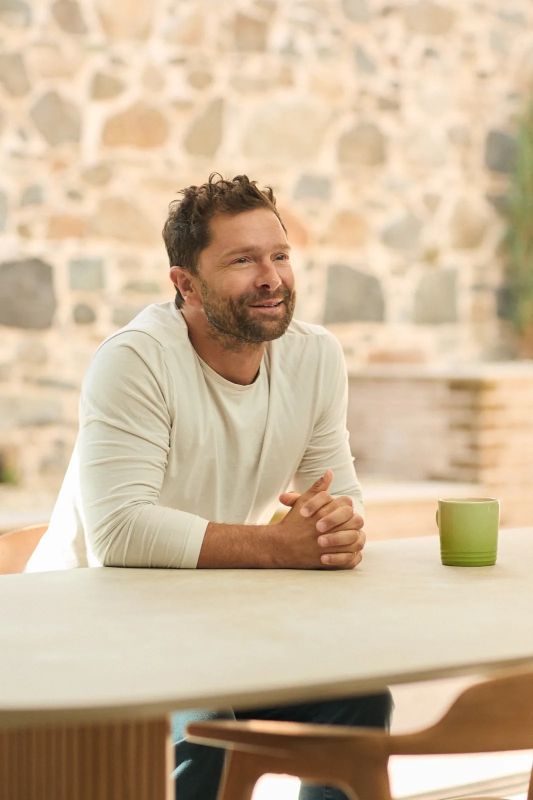
#> input picture assets/photos/al-mitchell-portrait.webp, 1066 x 1600 px (shown at 1/2 size)
$ python tk-compare.py ../../assets/photos/al-mitchell-portrait.webp ../../assets/photos/ed-profile.webp ../../assets/photos/ed-profile.webp
#> lines starting #> are read from the running program, lines starting #| are printed output that depends on the picture; after the words box and inside, x2 and y2 are one past the last pixel; in counts of white or black regions, pixels touching at a corner belong together
#!/usr/bin/env python3
"""Compare a rendered TEKEX design with the Figma frame it was rebuilt from.
    python3 tools/qa/tk-compare.py mine.png figma.png out.png [--mask x,y,w,h ...]
Writes one sheet: Figma | mine | the two laid over each other (Figma in red, mine in blue: purple where they agree), and
prints how many pixels differ, ignoring any masked boxes (photos that are meant to differ)."""
import sys
from PIL import Image, ImageChops, ImageDraw
a, f, out = sys.argv[1], sys.argv[2], sys.argv[3]
masks = [tuple(float(v) for v in m.split(',')) for m in sys.argv[sys.argv.index('--mask') + 1:]] if '--mask' in sys.argv else []
mine = Image.open(a).convert('RGB'); fig = Image.open(f).convert('RGB').resize(mine.size, Image.LANCZOS)
#> further down, mine is the input picture: PIL image 1066x1600 RGB; mean R, G, B 206, 184.6, 156.8
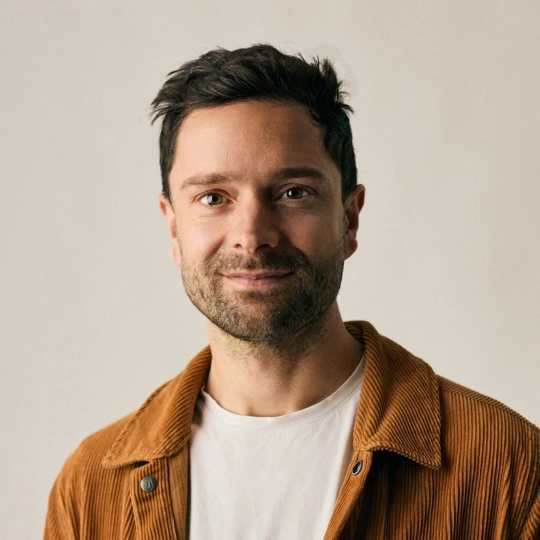
#> input picture assets/photos/ed-profile.webp, 1080 x 1080 px (shown at 1/2 size)
#> after `fig = Image.open(f).convert('RGB').resize(mine.size, Image.LANCZOS)`:
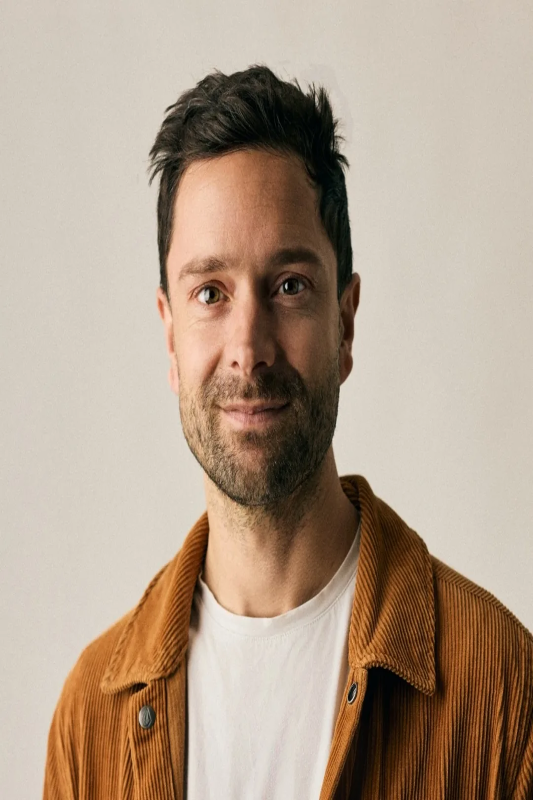
#> fig: PIL image 1066x1600 RGB (shown at 1/2 size); mean R, G, B 177.1, 157.9, 139.7
gm, gf = mine.convert('L'), fig.convert('L')
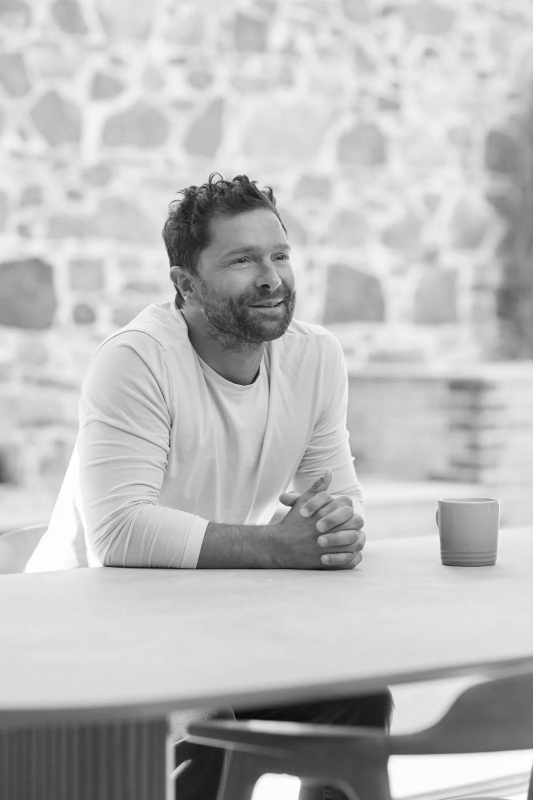
#> gm: PIL image 1066x1600 L (shown at 1/2 size); min 8, max 255, mean 187.8
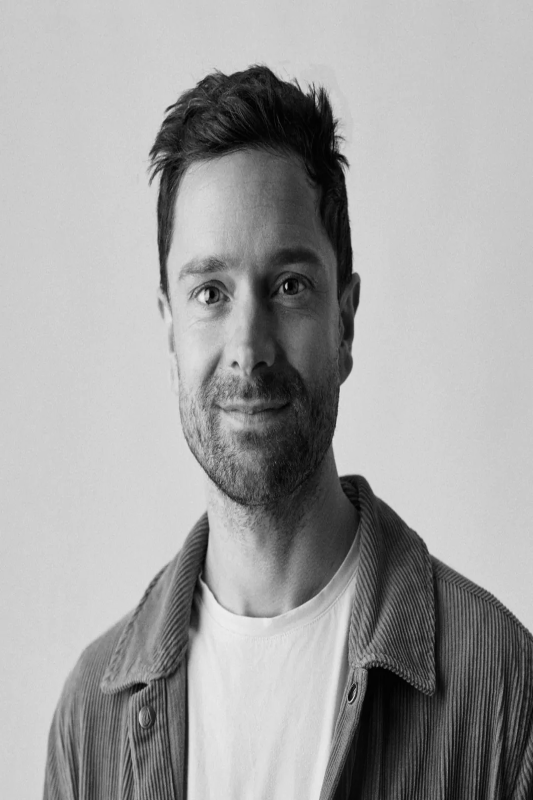
#> gf: PIL image 1066x1600 L (shown at 1/2 size); min 0, max 245, mean 161.6
over = Image.merge('RGB', (gf.point(lambda v: 255 - v), Image.new('L', mine.size, 0), gm.point(lambda v: 255 - v)))
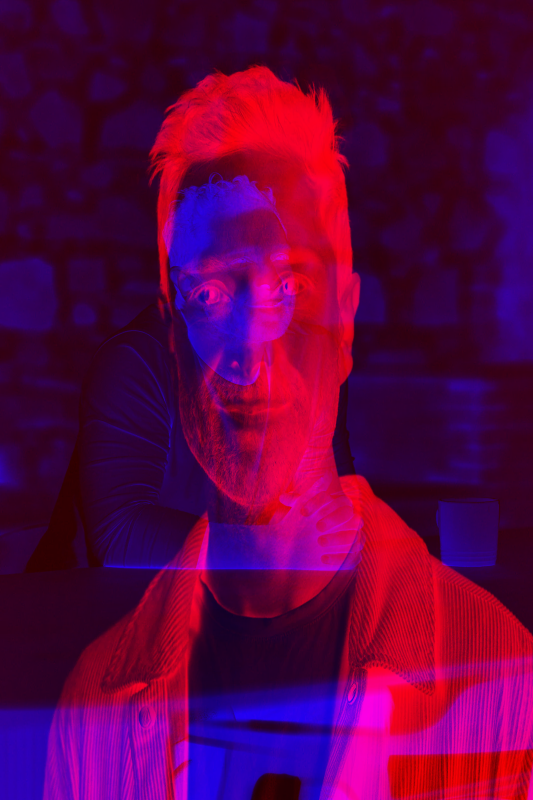
#> over: PIL image 1066x1600 RGB (shown at 1/2 size); mean R, G, B 93.4, 0, 67.2
diff = ImageChops.difference(gm, gf).point(lambda v: 255 if v > 48 else 0)
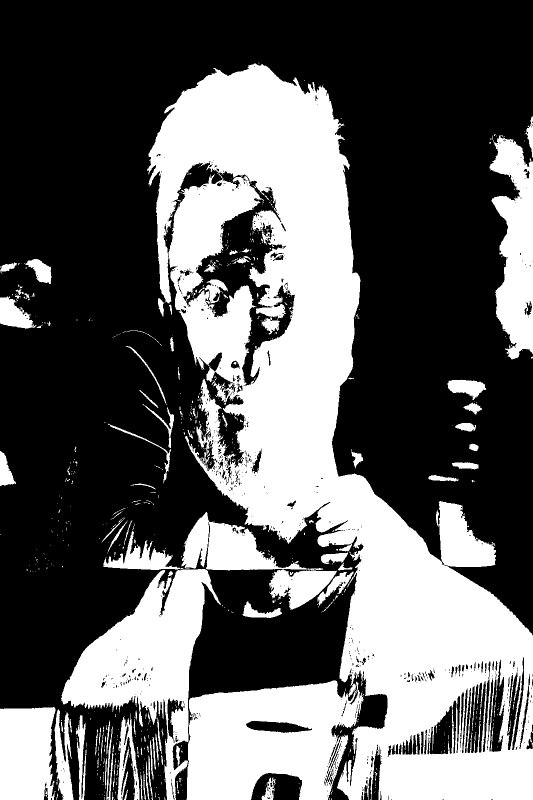
#> diff: PIL image 1066x1600 L (shown at 1/2 size); 37.3% white; 729 white regions (614 under 20 px), largest, box (x1, y1, x2, y2) and area: (294, 127, 1066, 1600) 416871, (373, 1361, 727, 1600) 61232, (122, 1138, 442, 1600) 53957
for (x, y, w, h) in masks:
    ImageDraw.Draw(diff).rectangle([x, y, x + w, y + h], fill=0)
n = sum(1 for v in diff.getdata() if v)
#> n = 635818
W, H = mine.size; s = 520 / max(W, H)
#> after `W, H = mine.size`: W = 1066; H = 1600
#> after `s = 520 / max(W, H)`: s = 0.325
sheet = Image.new('RGB', (int(W * s) * 3 + 20, int(H * s)), (40, 40, 40))
#> sheet: PIL image 1058x520 RGB; every value is 40
for i, im in enumerate([fig, mine, over]): sheet.paste(im.resize((int(W * s), int(H * s)), Image.LANCZOS), (i * (int(W * s) + 10), 0))
#> this loop made 3 passes
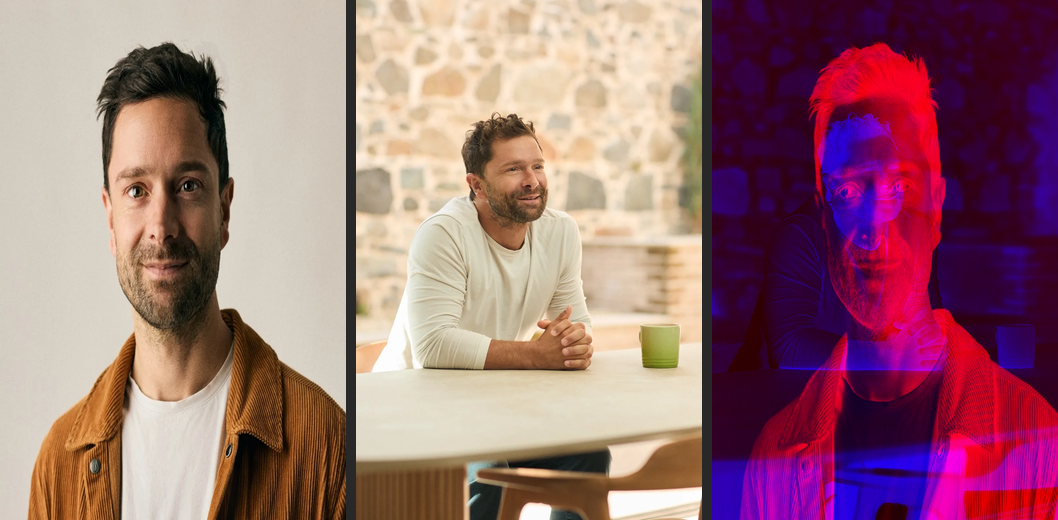
#> sheet: PIL image 1058x520 RGB; mean R, G, B 156.6, 112.8, 119.7
sheet.save(out)
print(f'{a.split("/")[-1]}: {n} pixels differ ({100 * n / (W * H):.2f}%)')
#| al-mitchell-portrait.webp: 635818 pixels differ (37.28%)
